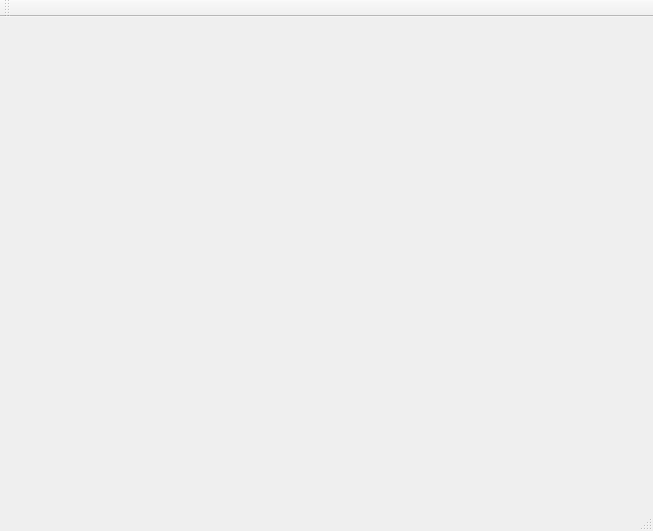
<?xml version="1.0" encoding="UTF-8"?>
<ui version="4.0">
 <class>MainWindow</class>
 <widget class="QMainWindow" name="MainWindow">
  <property name="geometry">
   <rect>
    <x>0</x>
    <y>0</y>
    <width>653</width>
    <height>531</height>
   </rect>
  </property>
  <property name="windowTitle">
   <string>MainWindow</string>
  </property>
  <widget class="QWidget" name="centralWidget"/>
  <widget class="QMenuBar" name="menuBar">
   <property name="geometry">
    <rect>
     <x>0</x>
     <y>0</y>
     <width>653</width>
     <height>22</height>
    </rect>
   </property>
  </widget>
  <widget class="QToolBar" name="mainToolBar">
   <attribute name="toolBarArea">
    <enum>TopToolBarArea</enum>
   </attribute>
   <attribute name="toolBarBreak">
    <bool>false</bool>
   </attribute>
  </widget>
  <widget class="QStatusBar" name="statusBar"/>
 </widget>
 <layoutdefault spacing="6" margin="11"/>
 <resources/>
 <connections/>
</ui>
